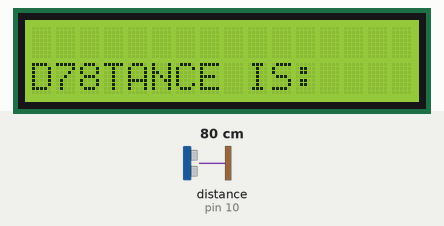
Bench run of a sketch on a simulated Arduino Uno, built with avr-gcc and run on an emulated ATmega328P. Shown: 16×2 character LCD. Wiring (inferred from the names in the program): ultrasonic range finder: trigger pin 9; echo pin 10. The test bench sets the inputs (shaded band); at power-on: distance to the obstacle (sensor on pin 10) 80 cm. The echo pulse lasts 58.3 µs per cm; what the sketch prints to the serial monitor is not drawn.

Above: at 1.2 s.
1.3 s: distance to the obstacle (sensor on pin 10) set to 2 cm
At 1.9 s:
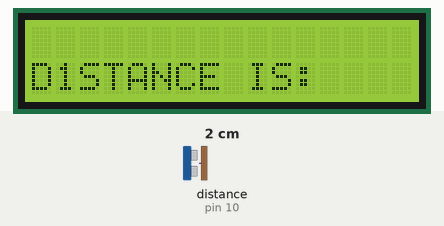
4.3 s: distance to the obstacle (sensor on pin 10) set to 120 cm
At 5.1 s:
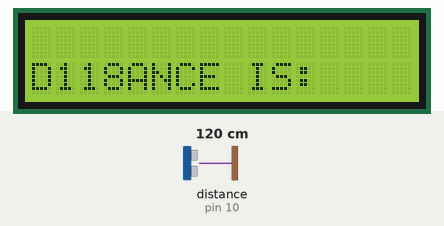
5.8 s: distance to the obstacle (sensor on pin 10) set to 4 cm
At 6.6 s:
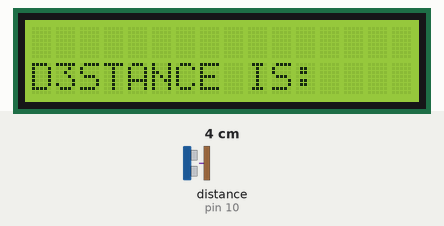
8.8 s: distance to the obstacle (sensor on pin 10) set to 18 cm
At 9.7 s:
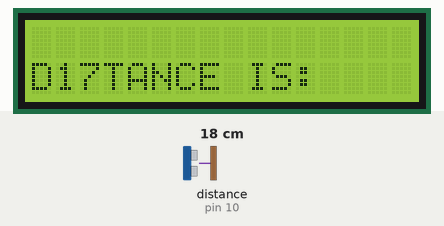
Timing chart, 0 to 11.8 s (numbered marks = the images above; inputs shaded):
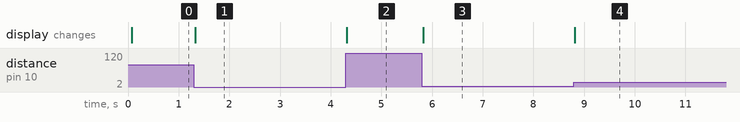

Measured:
- after the input at 1.3 s, the display: changes at once (image 1)
- after the input at 4.3 s, the display: changes at once (image 2)
- after the input at 5.8 s, the display: changes at once (image 3)
- after the input at 8.8 s, the display: changes at once (image 4)

The sketch:

ELECTRICAL_DESIGN_SESSION-INNOVATORS.ino
```cpp
// include the library code:
#include <LiquidCrystal.h>

// iniliaze lib by associating any needed LCD interface pin with associated arduino pin numbers
// defines pins numbers
const int rs = 12, en = 11, d4 = 5, d5 = 4, d6 = 3, d7 = 2;
LiquidCrystal lcd(rs, en, d4, d5, d6, d7);
const int trigPin = 9;
const int echoPin = 10;
// defines variables
long duration;
int distance;

void setup() {
pinMode(trigPin, OUTPUT); // Sets the trigPin as an Output
pinMode(echoPin, INPUT); // Sets the echoPin as an Input
Serial.begin(9600); // Starts the serial communication
// set up the LCD's number of columns and rows:
  lcd.begin(16, 2);
}


void loop() {
// Clears the trigPin
digitalWrite(trigPin, LOW);
delayMicroseconds(2);
// Sets the trigPin on HIGH state for 10 micro seconds
digitalWrite(trigPin, HIGH);
delayMicroseconds(10);
digitalWrite(trigPin, LOW);
// Reads the echoPin, returns the sound wave travel time in microseconds
duration = pulseIn(echoPin, HIGH);
// Calculating the distance
distance= duration*0.034/2;
// Prints the distance on the Serial Monitor
Serial.print("Distance: ");
Serial.println(distance);
lcd.setCursor(0, 1);
lcd.print("DISTANCE IS:");
lcd.setCursor(1, 1);
lcd.print(distance);
}
```
